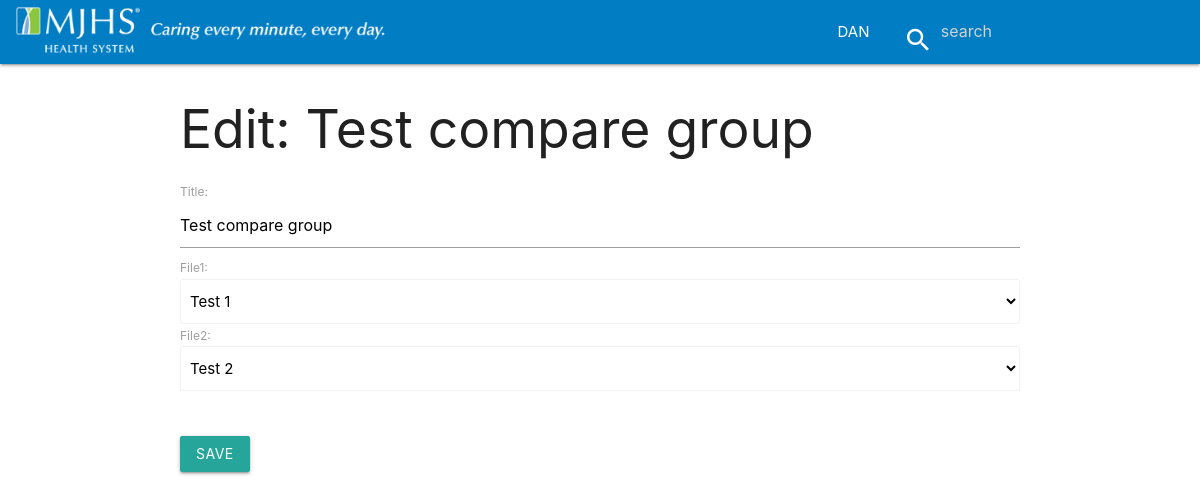
/edit/comparelist/6/ (signed in), run on the app's committed database.
### analyze/models.py (models this page shows, shortened)
class Compare(models.Model):
    title = models.CharField(max_length=500)
    file1 = models.ForeignKey(File, related_name='compareFile1')
    file2 = models.ForeignKey(File, related_name='compareFile2')
    date = models.DateTimeField(auto_now_add=True)

### analyze/views.py (the view)
# urls.py: url(r'^edit/comparelist/(?P<id>\d+)/$', views.edit_compare_list, name='edit_compare_list'),
def edit_compare_list(request, id):
    if request.user.is_authenticated and request.user.is_superuser:
        compareobj = Compare.objects.get(id=id)
        if request.method == 'POST':
            form = CompareGroupForm(request.POST, instance=compareobj)
            if form.is_valid():
                data = form.save(commit=False)
                data.save()
                return redirect("analyze:comparelist")
        else:
            form = CompareGroupForm(instance=compareobj)
        return render(request, 'analyze/edit-compare.html', {'form': form, 'compareobj': compareobj})
    else:
        return redirect("analyze:home")

### analyze/forms.py
class CompareGroupForm(forms.ModelForm):
    file1 = forms.ModelChoiceField(queryset=File.objects.all(), widget=forms.Select(attrs={'class':'form-control browser-default'}))
    file2 = forms.ModelChoiceField(queryset=File.objects.all(), widget=forms.Select(attrs={'class':'form-control browser-default'}))
    class Meta:
        model = Compare
        fields = ('title', 'file1', 'file2')

### analyze/models.py (called while the page is built)
    def __str__(self):
        return self.name

### analyze/templates/analyze/edit-compare.html (shortened to what this page needs)
{% extends 'analyze/base.html' %}
{% block content %}
<div class="container">
    <h2>Edit: {{ compareobj.title }}</h2>
    <form action="" method="post" enctype="multipart/form-data">
        {{ form }}
        <br><br>
        <input type="submit" value="Save" class="btn">
    </form>
</div>
{% endblock %}

### analyze/templates/analyze/base.html (shortened to what this page needs)
  <!DOCTYPE html>
  <html>
    <head>
          <link rel="stylesheet" href="https://cdnjs.cloudflare.com/ajax/libs/materialize/1.0.0-beta/css/materialize.min.css">
      {% load staticfiles %}
      <link rel="stylesheet" href="{% static 'css/style.css' %}">
    </head>
<body>
    <nav style="background: #007DC3;">
        <div class="nav-wrapper">
          <a href="{% url 'analyze:home' %}" class="brand-logo red-text"><img src="{% static 'images/logo.png' %}" alt="Logo" width="400"></a>
            <ul class="hide-on-med-and-down right">
                {% if request.user.is_authenticated %}
                <li><a class='dropdown-trigger white-text' href='#' data-target='dropdown1'>{{ request.user.username |upper }}</a></li>
                {% else %}
                <li><a href="{% url 'accounts:login' %}" class="white-text">Login</a></li>
                {% endif %}
                <li>
                   <div class="center row">
                      <div class="col s12 " >
                        <div class="row" id="topbarsearch">
                          <form action="{% url 'analyze:home' %}" method="get" enctype="multipart/form-data">
                          <div class="input-field col s6 s12 white-text">
                            <i class="white-text material-icons prefix">search</i>
                            <input type="text" placeholder="search" name="query" id="autocomplete-input" class="autocomplete white-text" >
                            </div>
                          </form>
                          </div>
                        </div>
                      </div>
                  </li>
            </ul>
        </div>
      </nav>
    {% block content %}
    {% endblock %}
    </body>
</html>

### analyze/static/css/style.css (style rules this page uses)
nav ul a, nav .brand-logo { color: #444; }

### data on the page
Compare: title "Test compare group", file1 "Test 1", file2 "Test 2"

### other printed values
{{ request.user.username |upper }} "DAN"
